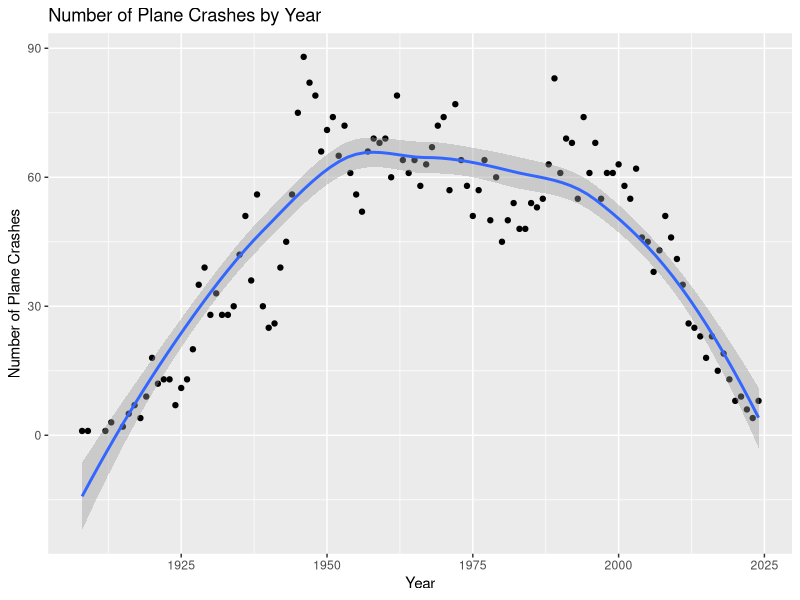

Recreate this plot in R.
## ---- chunk 1
knitr::opts_chunk$set(tidy.opts = list(width.cutoff = 40), tidy = TRUE, warning = FALSE, message = FALSE)
## ---- chunk 2
library(tidyverse)
library(lubridate)
planes <- read_csv("cleaned_data/cleaned_data.csv")

counts_by_year <- planes %>%
    mutate(year = planes$formatted_date %>% isoyear()) %>%
    group_by(year) %>%
    count()
ggplot(counts_by_year, aes(x = year, y = n)) +
    geom_point() +
    geom_smooth() +
    ggtitle("Number of Plane Crashes by Year") +
    xlab("Year") +
    ylab("Number of Plane Crashes")
